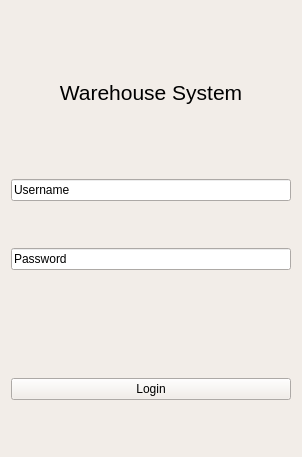
<?xml version="1.0" encoding="UTF-8"?>
<ui version="4.0">
 <class>LoginWindow</class>
 <widget class="QWidget" name="LoginWindow">
  <property name="geometry">
   <rect>
    <x>0</x>
    <y>0</y>
    <width>298</width>
    <height>457</height>
   </rect>
  </property>
  <property name="palette">
   <palette>
    <active>
     <colorrole role="WindowText">
      <brush brushstyle="SolidPattern">
       <color alpha="255">
        <red>0</red>
        <green>0</green>
        <blue>0</blue>
       </color>
      </brush>
     </colorrole>
     <colorrole role="Button">
      <brush brushstyle="SolidPattern">
       <color alpha="255">
        <red>242</red>
        <green>237</green>
        <blue>232</blue>
       </color>
      </brush>
     </colorrole>
     <colorrole role="Light">
      <brush brushstyle="SolidPattern">
       <color alpha="255">
        <red>255</red>
        <green>255</green>
        <blue>255</blue>
       </color>
      </brush>
     </colorrole>
     <colorrole role="Midlight">
      <brush brushstyle="SolidPattern">
       <color alpha="255">
        <red>248</red>
        <green>246</green>
        <blue>243</blue>
       </color>
      </brush>
     </colorrole>
     <colorrole role="Dark">
      <brush brushstyle="SolidPattern">
       <color alpha="255">
        <red>121</red>
        <green>119</green>
        <blue>116</blue>
       </color>
      </brush>
     </colorrole>
     <colorrole role="Mid">
      <brush brushstyle="SolidPattern">
       <color alpha="255">
        <red>161</red>
        <green>158</green>
        <blue>155</blue>
       </color>
      </brush>
     </colorrole>
     <colorrole role="Text">
      <brush brushstyle="SolidPattern">
       <color alpha="255">
        <red>0</red>
        <green>0</green>
        <blue>0</blue>
       </color>
      </brush>
     </colorrole>
     <colorrole role="BrightText">
      <brush brushstyle="SolidPattern">
       <color alpha="255">
        <red>255</red>
        <green>255</green>
        <blue>255</blue>
       </color>
      </brush>
     </colorrole>
     <colorrole role="ButtonText">
      <brush brushstyle="SolidPattern">
       <color alpha="255">
        <red>0</red>
        <green>0</green>
        <blue>0</blue>
       </color>
      </brush>
     </colorrole>
     <colorrole role="Base">
      <brush brushstyle="SolidPattern">
       <color alpha="255">
        <red>255</red>
        <green>255</green>
        <blue>255</blue>
       </color>
      </brush>
     </colorrole>
     <colorrole role="Window">
      <brush brushstyle="SolidPattern">
       <color alpha="255">
        <red>242</red>
        <green>237</green>
        <blue>232</blue>
       </color>
      </brush>
     </colorrole>
     <colorrole role="Shadow">
      <brush brushstyle="SolidPattern">
       <color alpha="255">
        <red>0</red>
        <green>0</green>
        <blue>0</blue>
       </color>
      </brush>
     </colorrole>
     <colorrole role="AlternateBase">
      <brush brushstyle="SolidPattern">
       <color alpha="255">
        <red>248</red>
        <green>246</green>
        <blue>243</blue>
       </color>
      </brush>
     </colorrole>
     <colorrole role="ToolTipBase">
      <brush brushstyle="SolidPattern">
       <color alpha="255">
        <red>255</red>
        <green>255</green>
        <blue>220</blue>
       </color>
      </brush>
     </colorrole>
     <colorrole role="ToolTipText">
      <brush brushstyle="SolidPattern">
       <color alpha="255">
        <red>0</red>
        <green>0</green>
        <blue>0</blue>
       </color>
      </brush>
     </colorrole>
     <colorrole role="PlaceholderText">
      <brush brushstyle="SolidPattern">
       <color alpha="127">
        <red>0</red>
        <green>0</green>
        <blue>0</blue>
       </color>
      </brush>
     </colorrole>
     <colorrole role="Accent">
      <brush brushstyle="SolidPattern">
       <color alpha="255">
        <red>255</red>
        <green>255</green>
        <blue>255</blue>
       </color>
      </brush>
     </colorrole>
    </active>
    <inactive>
     <colorrole role="WindowText">
      <brush brushstyle="SolidPattern">
       <color alpha="255">
        <red>0</red>
        <green>0</green>
        <blue>0</blue>
       </color>
      </brush>
     </colorrole>
     <colorrole role="Button">
      <brush brushstyle="SolidPattern">
       <color alpha="255">
        <red>242</red>
        <green>237</green>
        <blue>232</blue>
       </color>
      </brush>
     </colorrole>
     <colorrole role="Light">
      <brush brushstyle="SolidPattern">
       <color alpha="255">
        <red>255</red>
        <green>255</green>
        <blue>255</blue>
       </color>
      </brush>
     </colorrole>
     <colorrole role="Midlight">
      <brush brushstyle="SolidPattern">
       <color alpha="255">
        <red>248</red>
        <green>246</green>
        <blue>243</blue>
       </color>
      </brush>
     </colorrole>
     <colorrole role="Dark">
      <brush brushstyle="SolidPattern">
       <color alpha="255">
        <red>121</red>
        <green>119</green>
        <blue>116</blue>
       </color>
      </brush>
     </colorrole>
     <colorrole role="Mid">
      <brush brushstyle="SolidPattern">
       <color alpha="255">
        <red>161</red>
        <green>158</green>
        <blue>155</blue>
       </color>
      </brush>
     </colorrole>
     <colorrole role="Text">
      <brush brushstyle="SolidPattern">
       <color alpha="255">
        <red>0</red>
        <green>0</green>
        <blue>0</blue>
       </color>
      </brush>
     </colorrole>
     <colorrole role="BrightText">
      <brush brushstyle="SolidPattern">
       <color alpha="255">
        <red>255</red>
        <green>255</green>
        <blue>255</blue>
       </color>
      </brush>
     </colorrole>
     <colorrole role="ButtonText">
      <brush brushstyle="SolidPattern">
       <color alpha="255">
        <red>0</red>
        <green>0</green>
        <blue>0</blue>
       </color>
      </brush>
     </colorrole>
     <colorrole role="Base">
      <brush brushstyle="SolidPattern">
       <color alpha="255">
        <red>255</red>
        <green>255</green>
        <blue>255</blue>
       </color>
      </brush>
     </colorrole>
     <colorrole role="Window">
      <brush brushstyle="SolidPattern">
       <color alpha="255">
        <red>242</red>
        <green>237</green>
        <blue>232</blue>
       </color>
      </brush>
     </colorrole>
     <colorrole role="Shadow">
      <brush brushstyle="SolidPattern">
       <color alpha="255">
        <red>0</red>
        <green>0</green>
        <blue>0</blue>
       </color>
      </brush>
     </colorrole>
     <colorrole role="AlternateBase">
      <brush brushstyle="SolidPattern">
       <color alpha="255">
        <red>248</red>
        <green>246</green>
        <blue>243</blue>
       </color>
      </brush>
     </colorrole>
     <colorrole role="ToolTipBase">
      <brush brushstyle="SolidPattern">
       <color alpha="255">
        <red>255</red>
        <green>255</green>
        <blue>220</blue>
       </color>
      </brush>
     </colorrole>
     <colorrole role="ToolTipText">
      <brush brushstyle="SolidPattern">
       <color alpha="255">
        <red>0</red>
        <green>0</green>
        <blue>0</blue>
       </color>
      </brush>
     </colorrole>
     <colorrole role="PlaceholderText">
      <brush brushstyle="SolidPattern">
       <color alpha="127">
        <red>0</red>
        <green>0</green>
        <blue>0</blue>
       </color>
      </brush>
     </colorrole>
     <colorrole role="Accent">
      <brush brushstyle="SolidPattern">
       <color alpha="255">
        <red>255</red>
        <green>255</green>
        <blue>255</blue>
       </color>
      </brush>
     </colorrole>
    </inactive>
    <disabled>
     <colorrole role="WindowText">
      <brush brushstyle="SolidPattern">
       <color alpha="255">
        <red>121</red>
        <green>119</green>
        <blue>116</blue>
       </color>
      </brush>
     </colorrole>
     <colorrole role="Button">
      <brush brushstyle="SolidPattern">
       <color alpha="255">
        <red>242</red>
        <green>237</green>
        <blue>232</blue>
       </color>
      </brush>
     </colorrole>
     <colorrole role="Light">
      <brush brushstyle="SolidPattern">
       <color alpha="255">
        <red>255</red>
        <green>255</green>
        <blue>255</blue>
       </color>
      </brush>
     </colorrole>
     <colorrole role="Midlight">
      <brush brushstyle="SolidPattern">
       <color alpha="255">
        <red>248</red>
        <green>246</green>
        <blue>243</blue>
       </color>
      </brush>
     </colorrole>
     <colorrole role="Dark">
      <brush brushstyle="SolidPattern">
       <color alpha="255">
        <red>121</red>
        <green>119</green>
        <blue>116</blue>
       </color>
      </brush>
     </colorrole>
     <colorrole role="Mid">
      <brush brushstyle="SolidPattern">
       <color alpha="255">
        <red>161</red>
        <green>158</green>
        <blue>155</blue>
       </color>
      </brush>
     </colorrole>
     <colorrole role="Text">
      <brush brushstyle="SolidPattern">
       <color alpha="255">
        <red>121</red>
        <green>119</green>
        <blue>116</blue>
       </color>
      </brush>
     </colorrole>
     <colorrole role="BrightText">
      <brush brushstyle="SolidPattern">
       <color alpha="255">
        <red>255</red>
        <green>255</green>
        <blue>255</blue>
       </color>
      </brush>
     </colorrole>
     <colorrole role="ButtonText">
      <brush brushstyle="SolidPattern">
       <color alpha="255">
        <red>121</red>
        <green>119</green>
        <blue>116</blue>
       </color>
      </brush>
     </colorrole>
     <colorrole role="Base">
      <brush brushstyle="SolidPattern">
       <color alpha="255">
        <red>242</red>
        <green>237</green>
        <blue>232</blue>
       </color>
      </brush>
     </colorrole>
     <colorrole role="Window">
      <brush brushstyle="SolidPattern">
       <color alpha="255">
        <red>242</red>
        <green>237</green>
        <blue>232</blue>
       </color>
      </brush>
     </colorrole>
     <colorrole role="Shadow">
      <brush brushstyle="SolidPattern">
       <color alpha="255">
        <red>0</red>
        <green>0</green>
        <blue>0</blue>
       </color>
      </brush>
     </colorrole>
     <colorrole role="AlternateBase">
      <brush brushstyle="SolidPattern">
       <color alpha="255">
        <red>242</red>
        <green>237</green>
        <blue>232</blue>
       </color>
      </brush>
     </colorrole>
     <colorrole role="ToolTipBase">
      <brush brushstyle="SolidPattern">
       <color alpha="255">
        <red>255</red>
        <green>255</green>
        <blue>220</blue>
       </color>
      </brush>
     </colorrole>
     <colorrole role="ToolTipText">
      <brush brushstyle="SolidPattern">
       <color alpha="255">
        <red>0</red>
        <green>0</green>
        <blue>0</blue>
       </color>
      </brush>
     </colorrole>
     <colorrole role="PlaceholderText">
      <brush brushstyle="SolidPattern">
       <color alpha="127">
        <red>121</red>
        <green>119</green>
        <blue>116</blue>
       </color>
      </brush>
     </colorrole>
     <colorrole role="Accent">
      <brush brushstyle="SolidPattern">
       <color alpha="255">
        <red>255</red>
        <green>255</green>
        <blue>255</blue>
       </color>
      </brush>
     </colorrole>
    </disabled>
   </palette>
  </property>
  <property name="windowTitle">
   <string>Login</string>
  </property>
  <property name="windowIcon">
   <iconset theme="QIcon::ThemeIcon::UserAvailable"/>
  </property>
  <property name="locale">
   <locale language="English" country="UnitedStates"/>
  </property>
  <layout class="QGridLayout" name="gridLayout">
   <item row="2" column="0">
    <widget class="QLineEdit" name="passwordEdit">
     <property name="sizePolicy">
      <sizepolicy hsizetype="Expanding" vsizetype="Fixed">
       <horstretch>0</horstretch>
       <verstretch>0</verstretch>
      </sizepolicy>
     </property>
     <property name="inputMethodHints">
      <set>Qt::InputMethodHint::ImhNone</set>
     </property>
     <property name="text">
      <string>Password</string>
     </property>
    </widget>
   </item>
   <item row="1" column="0">
    <widget class="QLineEdit" name="usernameEdit">
     <property name="sizePolicy">
      <sizepolicy hsizetype="Expanding" vsizetype="Fixed">
       <horstretch>0</horstretch>
       <verstretch>0</verstretch>
      </sizepolicy>
     </property>
     <property name="text">
      <string>Username</string>
     </property>
     <property name="alignment">
      <set>Qt::AlignmentFlag::AlignLeading|Qt::AlignmentFlag::AlignLeft|Qt::AlignmentFlag::AlignVCenter</set>
     </property>
    </widget>
   </item>
   <item row="6" column="0">
    <widget class="QPushButton" name="loginButton">
     <property name="sizePolicy">
      <sizepolicy hsizetype="Preferred" vsizetype="Fixed">
       <horstretch>0</horstretch>
       <verstretch>0</verstretch>
      </sizepolicy>
     </property>
     <property name="minimumSize">
      <size>
       <width>280</width>
       <height>0</height>
      </size>
     </property>
     <property name="maximumSize">
      <size>
       <width>100</width>
       <height>16777215</height>
      </size>
     </property>
     <property name="styleSheet">
      <string notr="true"/>
     </property>
     <property name="text">
      <string>Login</string>
     </property>
    </widget>
   </item>
   <item row="5" column="0">
    <widget class="QLabel" name="warningLabel">
     <property name="sizePolicy">
      <sizepolicy hsizetype="Preferred" vsizetype="Fixed">
       <horstretch>0</horstretch>
       <verstretch>0</verstretch>
      </sizepolicy>
     </property>
     <property name="font">
      <font>
       <pointsize>9</pointsize>
      </font>
     </property>
     <property name="text">
      <string/>
     </property>
    </widget>
   </item>
   <item row="0" column="0">
    <widget class="QLabel" name="name">
     <property name="enabled">
      <bool>true</bool>
     </property>
     <property name="sizePolicy">
      <sizepolicy hsizetype="Preferred" vsizetype="Fixed">
       <horstretch>0</horstretch>
       <verstretch>0</verstretch>
      </sizepolicy>
     </property>
     <property name="minimumSize">
      <size>
       <width>0</width>
       <height>80</height>
      </size>
     </property>
     <property name="font">
      <font>
       <pointsize>16</pointsize>
      </font>
     </property>
     <property name="text">
      <string>Warehouse System</string>
     </property>
     <property name="alignment">
      <set>Qt::AlignmentFlag::AlignCenter</set>
     </property>
    </widget>
   </item>
  </layout>
 </widget>
 <resources/>
 <connections/>
</ui>
